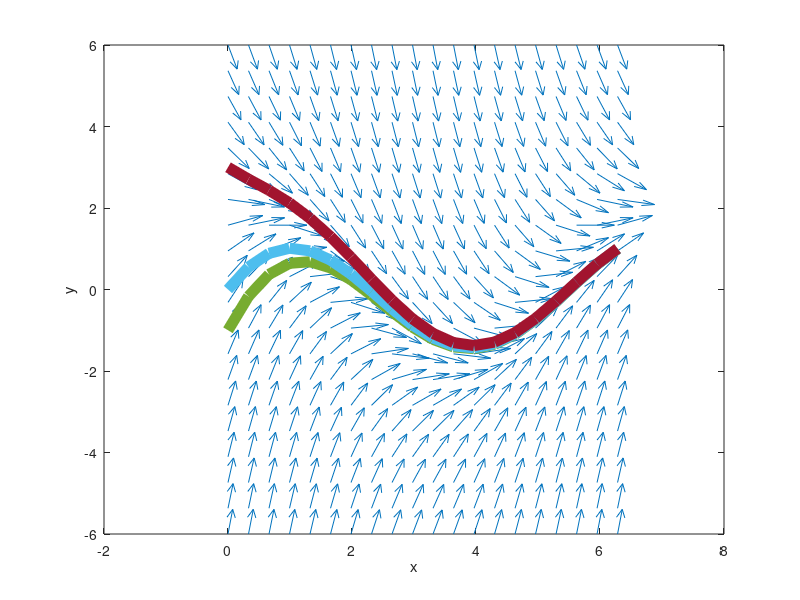

Here is the MATLAB script that generated this plot:
clf
for figcase=0:3
switch figcase 

case 0
xval=linspace(0,2*pi,100);
yval=linspace(-2,2,100);
case 1
xval=linspace(0,2*pi,20);
yval=linspace(-2,2,20);
case 2
xval=linspace(0,2*pi,20);
yval=linspace(-3,3,20);
case 3 
xval=linspace(0,2*pi,20);
yval=linspace(-6,6,20);
case 4 
xval=linspace(0,4*pi,40);
yval=linspace(-6,6,40);
end
%y'==-y+2cos(x)


f=@(x,y)-y+2*cos(x);

[X Y]=meshgrid(xval,yval);

dY=f(X,Y);  % Gives dy for dx of 1
% At each point we have a vector [1 Z]
% Normalize vector when we plot
dX=1./sqrt(1+dY.^2);
dY=dY./sqrt(1+dY.^2);

quiver(X,Y,dX,dY)
xlabel('x')
ylabel('y')
axis tight0
pause
end

hold on
for y0=[-1 0 3]
yout=y0*exp(-xval)+sin(xval)+cos(xval)-exp(-xval);
plot(xval,yout,'Linewidth',8)
pause
end
